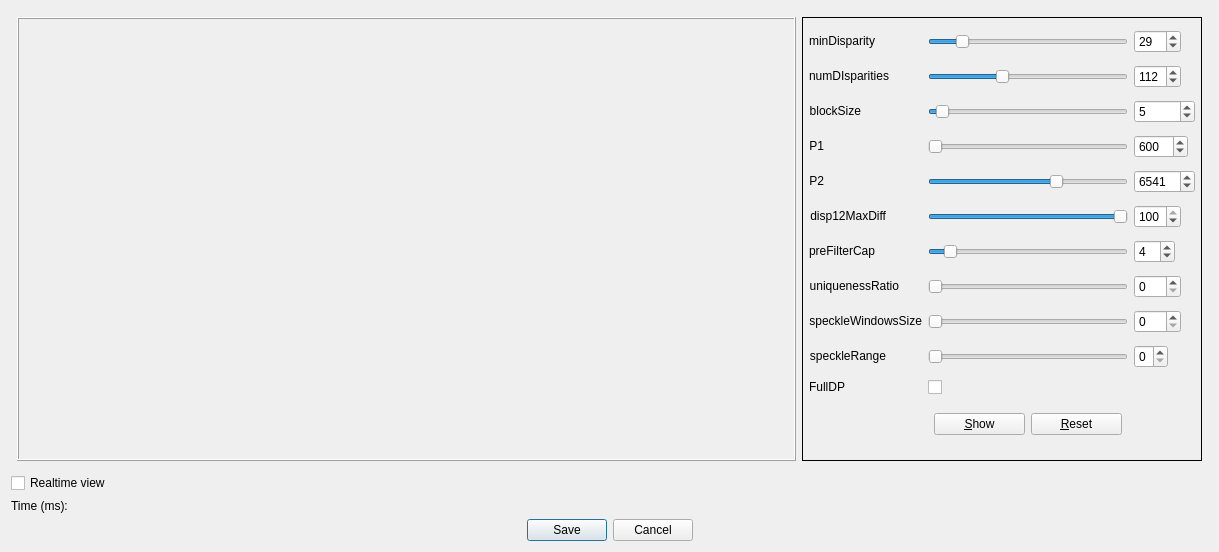
<?xml version="1.0" encoding="UTF-8"?>
<ui version="4.0">
 <class>SGBMParamDialog</class>
 <widget class="QDialog" name="SGBMParamDialog">
  <property name="geometry">
   <rect>
    <x>0</x>
    <y>0</y>
    <width>1219</width>
    <height>552</height>
   </rect>
  </property>
  <property name="windowTitle">
   <string>Dialog</string>
  </property>
  <layout class="QVBoxLayout" name="verticalLayout_2">
   <item>
    <layout class="QHBoxLayout" name="horizontalLayout">
     <property name="leftMargin">
      <number>6</number>
     </property>
     <property name="topMargin">
      <number>6</number>
     </property>
     <property name="rightMargin">
      <number>6</number>
     </property>
     <property name="bottomMargin">
      <number>6</number>
     </property>
     <item>
      <widget class="QFrame" name="boxImg">
       <property name="sizePolicy">
        <sizepolicy hsizetype="Expanding" vsizetype="Expanding">
         <horstretch>0</horstretch>
         <verstretch>0</verstretch>
        </sizepolicy>
       </property>
       <property name="frameShape">
        <enum>QFrame::Box</enum>
       </property>
       <property name="frameShadow">
        <enum>QFrame::Raised</enum>
       </property>
       <layout class="QVBoxLayout" name="verticalLayout">
        <item>
         <widget class="QLabel" name="imgView">
          <property name="sizePolicy">
           <sizepolicy hsizetype="Expanding" vsizetype="Expanding">
            <horstretch>0</horstretch>
            <verstretch>0</verstretch>
           </sizepolicy>
          </property>
          <property name="text">
           <string/>
          </property>
          <property name="alignment">
           <set>Qt::AlignCenter</set>
          </property>
         </widget>
        </item>
       </layout>
      </widget>
     </item>
     <item>
      <widget class="QFrame" name="frame">
       <property name="frameShape">
        <enum>QFrame::Box</enum>
       </property>
       <layout class="QGridLayout" name="gridLayout">
        <property name="leftMargin">
         <number>6</number>
        </property>
        <property name="topMargin">
         <number>6</number>
        </property>
        <property name="rightMargin">
         <number>6</number>
        </property>
        <property name="bottomMargin">
         <number>6</number>
        </property>
        <item row="14" column="0">
         <widget class="QLabel" name="label_8">
          <property name="sizePolicy">
           <sizepolicy hsizetype="Fixed" vsizetype="Fixed">
            <horstretch>0</horstretch>
            <verstretch>0</verstretch>
           </sizepolicy>
          </property>
          <property name="text">
           <string>uniquenessRatio</string>
          </property>
          <property name="alignment">
           <set>Qt::AlignRight|Qt::AlignTrailing|Qt::AlignVCenter</set>
          </property>
         </widget>
        </item>
        <item row="9" column="1">
         <widget class="QSlider" name="disp12_slider">
          <property name="sizePolicy">
           <sizepolicy hsizetype="Fixed" vsizetype="Fixed">
            <horstretch>0</horstretch>
            <verstretch>0</verstretch>
           </sizepolicy>
          </property>
          <property name="minimumSize">
           <size>
            <width>200</width>
            <height>0</height>
           </size>
          </property>
          <property name="maximum">
           <number>100</number>
          </property>
          <property name="value">
           <number>100</number>
          </property>
          <property name="orientation">
           <enum>Qt::Horizontal</enum>
          </property>
         </widget>
        </item>
        <item row="17" column="1">
         <widget class="QSlider" name="speckleRange_slider">
          <property name="sizePolicy">
           <sizepolicy hsizetype="Fixed" vsizetype="Fixed">
            <horstretch>0</horstretch>
            <verstretch>0</verstretch>
           </sizepolicy>
          </property>
          <property name="minimumSize">
           <size>
            <width>200</width>
            <height>0</height>
           </size>
          </property>
          <property name="maximum">
           <number>3</number>
          </property>
          <property name="pageStep">
           <number>2</number>
          </property>
          <property name="value">
           <number>0</number>
          </property>
          <property name="orientation">
           <enum>Qt::Horizontal</enum>
          </property>
         </widget>
        </item>
        <item row="5" column="1">
         <widget class="QSlider" name="P1_slider">
          <property name="sizePolicy">
           <sizepolicy hsizetype="Fixed" vsizetype="Fixed">
            <horstretch>0</horstretch>
            <verstretch>0</verstretch>
           </sizepolicy>
          </property>
          <property name="minimumSize">
           <size>
            <width>200</width>
            <height>0</height>
           </size>
          </property>
          <property name="maximum">
           <number>5000</number>
          </property>
          <property name="value">
           <number>0</number>
          </property>
          <property name="orientation">
           <enum>Qt::Horizontal</enum>
          </property>
         </widget>
        </item>
        <item row="11" column="0">
         <widget class="QLabel" name="label_7">
          <property name="sizePolicy">
           <sizepolicy hsizetype="Fixed" vsizetype="Fixed">
            <horstretch>0</horstretch>
            <verstretch>0</verstretch>
           </sizepolicy>
          </property>
          <property name="text">
           <string>preFilterCap</string>
          </property>
          <property name="alignment">
           <set>Qt::AlignRight|Qt::AlignTrailing|Qt::AlignVCenter</set>
          </property>
         </widget>
        </item>
        <item row="9" column="3">
         <widget class="QSpinBox" name="disp12_spin">
          <property name="sizePolicy">
           <sizepolicy hsizetype="Fixed" vsizetype="Fixed">
            <horstretch>0</horstretch>
            <verstretch>0</verstretch>
           </sizepolicy>
          </property>
          <property name="maximum">
           <number>100</number>
          </property>
          <property name="value">
           <number>100</number>
          </property>
         </widget>
        </item>
        <item row="5" column="0">
         <widget class="QLabel" name="label_4">
          <property name="sizePolicy">
           <sizepolicy hsizetype="Fixed" vsizetype="Fixed">
            <horstretch>0</horstretch>
            <verstretch>0</verstretch>
           </sizepolicy>
          </property>
          <property name="text">
           <string>P1</string>
          </property>
          <property name="alignment">
           <set>Qt::AlignRight|Qt::AlignTrailing|Qt::AlignVCenter</set>
          </property>
         </widget>
        </item>
        <item row="5" column="3">
         <widget class="QSpinBox" name="P1_spin">
          <property name="sizePolicy">
           <sizepolicy hsizetype="Fixed" vsizetype="Fixed">
            <horstretch>0</horstretch>
            <verstretch>0</verstretch>
           </sizepolicy>
          </property>
          <property name="maximum">
           <number>5000</number>
          </property>
          <property name="value">
           <number>600</number>
          </property>
         </widget>
        </item>
        <item row="7" column="0">
         <widget class="QLabel" name="label_5">
          <property name="sizePolicy">
           <sizepolicy hsizetype="Fixed" vsizetype="Fixed">
            <horstretch>0</horstretch>
            <verstretch>0</verstretch>
           </sizepolicy>
          </property>
          <property name="text">
           <string>P2</string>
          </property>
          <property name="alignment">
           <set>Qt::AlignRight|Qt::AlignTrailing|Qt::AlignVCenter</set>
          </property>
         </widget>
        </item>
        <item row="1" column="1">
         <widget class="QSlider" name="numDisparities_slider">
          <property name="sizePolicy">
           <sizepolicy hsizetype="Fixed" vsizetype="Fixed">
            <horstretch>0</horstretch>
            <verstretch>0</verstretch>
           </sizepolicy>
          </property>
          <property name="minimumSize">
           <size>
            <width>200</width>
            <height>0</height>
           </size>
          </property>
          <property name="minimum">
           <number>16</number>
          </property>
          <property name="maximum">
           <number>280</number>
          </property>
          <property name="singleStep">
           <number>16</number>
          </property>
          <property name="pageStep">
           <number>16</number>
          </property>
          <property name="value">
           <number>112</number>
          </property>
          <property name="orientation">
           <enum>Qt::Horizontal</enum>
          </property>
          <property name="tickInterval">
           <number>16</number>
          </property>
         </widget>
        </item>
        <item row="7" column="3">
         <widget class="QSpinBox" name="P2_spin">
          <property name="sizePolicy">
           <sizepolicy hsizetype="Fixed" vsizetype="Fixed">
            <horstretch>0</horstretch>
            <verstretch>0</verstretch>
           </sizepolicy>
          </property>
          <property name="maximum">
           <number>10000</number>
          </property>
          <property name="value">
           <number>6541</number>
          </property>
         </widget>
        </item>
        <item row="14" column="1">
         <widget class="QSlider" name="uniquenessRatio_slider">
          <property name="sizePolicy">
           <sizepolicy hsizetype="Fixed" vsizetype="Fixed">
            <horstretch>0</horstretch>
            <verstretch>0</verstretch>
           </sizepolicy>
          </property>
          <property name="minimumSize">
           <size>
            <width>200</width>
            <height>0</height>
           </size>
          </property>
          <property name="minimum">
           <number>0</number>
          </property>
          <property name="maximum">
           <number>100</number>
          </property>
          <property name="value">
           <number>0</number>
          </property>
          <property name="orientation">
           <enum>Qt::Horizontal</enum>
          </property>
         </widget>
        </item>
        <item row="1" column="3">
         <widget class="QSpinBox" name="numDisparities_spin">
          <property name="sizePolicy">
           <sizepolicy hsizetype="Fixed" vsizetype="Fixed">
            <horstretch>0</horstretch>
            <verstretch>0</verstretch>
           </sizepolicy>
          </property>
          <property name="minimum">
           <number>16</number>
          </property>
          <property name="maximum">
           <number>280</number>
          </property>
          <property name="singleStep">
           <number>16</number>
          </property>
          <property name="value">
           <number>112</number>
          </property>
         </widget>
        </item>
        <item row="0" column="1">
         <widget class="QSlider" name="minDisparity_slider">
          <property name="sizePolicy">
           <sizepolicy hsizetype="Minimum" vsizetype="Fixed">
            <horstretch>0</horstretch>
            <verstretch>0</verstretch>
           </sizepolicy>
          </property>
          <property name="minimumSize">
           <size>
            <width>200</width>
            <height>0</height>
           </size>
          </property>
          <property name="minimum">
           <number>0</number>
          </property>
          <property name="maximum">
           <number>200</number>
          </property>
          <property name="value">
           <number>29</number>
          </property>
          <property name="orientation">
           <enum>Qt::Horizontal</enum>
          </property>
         </widget>
        </item>
        <item row="0" column="0">
         <widget class="QLabel" name="label">
          <property name="sizePolicy">
           <sizepolicy hsizetype="Fixed" vsizetype="Fixed">
            <horstretch>0</horstretch>
            <verstretch>0</verstretch>
           </sizepolicy>
          </property>
          <property name="text">
           <string>minDisparity</string>
          </property>
          <property name="alignment">
           <set>Qt::AlignRight|Qt::AlignTrailing|Qt::AlignVCenter</set>
          </property>
          <property name="wordWrap">
           <bool>false</bool>
          </property>
         </widget>
        </item>
        <item row="2" column="0">
         <widget class="QLabel" name="label_3">
          <property name="sizePolicy">
           <sizepolicy hsizetype="Fixed" vsizetype="Fixed">
            <horstretch>0</horstretch>
            <verstretch>0</verstretch>
           </sizepolicy>
          </property>
          <property name="text">
           <string>blockSize</string>
          </property>
          <property name="alignment">
           <set>Qt::AlignRight|Qt::AlignTrailing|Qt::AlignVCenter</set>
          </property>
         </widget>
        </item>
        <item row="9" column="0">
         <widget class="QLabel" name="label_6">
          <property name="sizePolicy">
           <sizepolicy hsizetype="Fixed" vsizetype="Fixed">
            <horstretch>0</horstretch>
            <verstretch>0</verstretch>
           </sizepolicy>
          </property>
          <property name="text">
           <string>disp12MaxDiff</string>
          </property>
          <property name="alignment">
           <set>Qt::AlignRight|Qt::AlignTrailing|Qt::AlignVCenter</set>
          </property>
         </widget>
        </item>
        <item row="0" column="3">
         <widget class="QSpinBox" name="minDisparity_spin">
          <property name="sizePolicy">
           <sizepolicy hsizetype="Fixed" vsizetype="Fixed">
            <horstretch>0</horstretch>
            <verstretch>0</verstretch>
           </sizepolicy>
          </property>
          <property name="minimum">
           <number>0</number>
          </property>
          <property name="maximum">
           <number>200</number>
          </property>
          <property name="value">
           <number>29</number>
          </property>
         </widget>
        </item>
        <item row="17" column="3">
         <widget class="QSpinBox" name="speckleRange_spin">
          <property name="sizePolicy">
           <sizepolicy hsizetype="Fixed" vsizetype="Fixed">
            <horstretch>0</horstretch>
            <verstretch>0</verstretch>
           </sizepolicy>
          </property>
          <property name="maximum">
           <number>3</number>
          </property>
          <property name="value">
           <number>0</number>
          </property>
         </widget>
        </item>
        <item row="23" column="1">
         <layout class="QHBoxLayout" name="horizontalLayout_2">
          <property name="leftMargin">
           <number>6</number>
          </property>
          <property name="topMargin">
           <number>6</number>
          </property>
          <property name="rightMargin">
           <number>6</number>
          </property>
          <property name="bottomMargin">
           <number>6</number>
          </property>
          <item>
           <widget class="QPushButton" name="btnShow">
            <property name="text">
             <string>&amp;Show</string>
            </property>
           </widget>
          </item>
          <item>
           <widget class="QPushButton" name="btnReset">
            <property name="text">
             <string>&amp;Reset</string>
            </property>
           </widget>
          </item>
         </layout>
        </item>
        <item row="14" column="3">
         <widget class="QSpinBox" name="uniquenessRatio_spin">
          <property name="sizePolicy">
           <sizepolicy hsizetype="Fixed" vsizetype="Fixed">
            <horstretch>0</horstretch>
            <verstretch>0</verstretch>
           </sizepolicy>
          </property>
          <property name="minimum">
           <number>0</number>
          </property>
          <property name="maximum">
           <number>100</number>
          </property>
          <property name="value">
           <number>0</number>
          </property>
         </widget>
        </item>
        <item row="20" column="0">
         <widget class="QLabel" name="label_11">
          <property name="sizePolicy">
           <sizepolicy hsizetype="Fixed" vsizetype="Fixed">
            <horstretch>0</horstretch>
            <verstretch>0</verstretch>
           </sizepolicy>
          </property>
          <property name="text">
           <string>FullDP</string>
          </property>
          <property name="alignment">
           <set>Qt::AlignRight|Qt::AlignTrailing|Qt::AlignVCenter</set>
          </property>
         </widget>
        </item>
        <item row="11" column="1">
         <widget class="QSlider" name="preFilterCap_slider">
          <property name="sizePolicy">
           <sizepolicy hsizetype="Fixed" vsizetype="Fixed">
            <horstretch>0</horstretch>
            <verstretch>0</verstretch>
           </sizepolicy>
          </property>
          <property name="minimumSize">
           <size>
            <width>200</width>
            <height>0</height>
           </size>
          </property>
          <property name="maximum">
           <number>50</number>
          </property>
          <property name="value">
           <number>4</number>
          </property>
          <property name="orientation">
           <enum>Qt::Horizontal</enum>
          </property>
         </widget>
        </item>
        <item row="1" column="0">
         <widget class="QLabel" name="label_2">
          <property name="sizePolicy">
           <sizepolicy hsizetype="Fixed" vsizetype="Fixed">
            <horstretch>0</horstretch>
            <verstretch>0</verstretch>
           </sizepolicy>
          </property>
          <property name="text">
           <string>numDIsparities</string>
          </property>
          <property name="alignment">
           <set>Qt::AlignRight|Qt::AlignTrailing|Qt::AlignVCenter</set>
          </property>
         </widget>
        </item>
        <item row="17" column="0">
         <widget class="QLabel" name="label_10">
          <property name="sizePolicy">
           <sizepolicy hsizetype="Fixed" vsizetype="Fixed">
            <horstretch>0</horstretch>
            <verstretch>0</verstretch>
           </sizepolicy>
          </property>
          <property name="text">
           <string>speckleRange</string>
          </property>
          <property name="alignment">
           <set>Qt::AlignRight|Qt::AlignTrailing|Qt::AlignVCenter</set>
          </property>
         </widget>
        </item>
        <item row="2" column="1">
         <widget class="QSlider" name="blockSize_slider">
          <property name="sizePolicy">
           <sizepolicy hsizetype="Fixed" vsizetype="Fixed">
            <horstretch>0</horstretch>
            <verstretch>0</verstretch>
           </sizepolicy>
          </property>
          <property name="minimumSize">
           <size>
            <width>200</width>
            <height>0</height>
           </size>
          </property>
          <property name="minimum">
           <number>1</number>
          </property>
          <property name="maximum">
           <number>101</number>
          </property>
          <property name="singleStep">
           <number>2</number>
          </property>
          <property name="value">
           <number>5</number>
          </property>
          <property name="orientation">
           <enum>Qt::Horizontal</enum>
          </property>
          <property name="tickInterval">
           <number>2</number>
          </property>
         </widget>
        </item>
        <item row="2" column="3">
         <widget class="QSpinBox" name="blockSize_spin">
          <property name="minimum">
           <number>1</number>
          </property>
          <property name="maximum">
           <number>101</number>
          </property>
          <property name="singleStep">
           <number>2</number>
          </property>
          <property name="value">
           <number>5</number>
          </property>
         </widget>
        </item>
        <item row="7" column="1">
         <widget class="QSlider" name="P2_slider">
          <property name="sizePolicy">
           <sizepolicy hsizetype="Fixed" vsizetype="Fixed">
            <horstretch>0</horstretch>
            <verstretch>0</verstretch>
           </sizepolicy>
          </property>
          <property name="minimumSize">
           <size>
            <width>200</width>
            <height>0</height>
           </size>
          </property>
          <property name="maximum">
           <number>10000</number>
          </property>
          <property name="value">
           <number>6541</number>
          </property>
          <property name="orientation">
           <enum>Qt::Horizontal</enum>
          </property>
         </widget>
        </item>
        <item row="11" column="3">
         <widget class="QSpinBox" name="preFilterCap_spin">
          <property name="sizePolicy">
           <sizepolicy hsizetype="Fixed" vsizetype="Fixed">
            <horstretch>0</horstretch>
            <verstretch>0</verstretch>
           </sizepolicy>
          </property>
          <property name="maximum">
           <number>50</number>
          </property>
          <property name="value">
           <number>4</number>
          </property>
         </widget>
        </item>
        <item row="15" column="0">
         <widget class="QLabel" name="label_9">
          <property name="sizePolicy">
           <sizepolicy hsizetype="Fixed" vsizetype="Fixed">
            <horstretch>0</horstretch>
            <verstretch>0</verstretch>
           </sizepolicy>
          </property>
          <property name="text">
           <string>speckleWindowsSize</string>
          </property>
          <property name="alignment">
           <set>Qt::AlignRight|Qt::AlignTrailing|Qt::AlignVCenter</set>
          </property>
         </widget>
        </item>
        <item row="15" column="3">
         <widget class="QSpinBox" name="speckleWindowsSize_spin">
          <property name="sizePolicy">
           <sizepolicy hsizetype="Fixed" vsizetype="Fixed">
            <horstretch>0</horstretch>
            <verstretch>0</verstretch>
           </sizepolicy>
          </property>
          <property name="maximum">
           <number>500</number>
          </property>
          <property name="value">
           <number>0</number>
          </property>
         </widget>
        </item>
        <item row="15" column="1">
         <widget class="QSlider" name="speckleWindowsSize_slider">
          <property name="sizePolicy">
           <sizepolicy hsizetype="Fixed" vsizetype="Fixed">
            <horstretch>0</horstretch>
            <verstretch>0</verstretch>
           </sizepolicy>
          </property>
          <property name="minimumSize">
           <size>
            <width>200</width>
            <height>0</height>
           </size>
          </property>
          <property name="maximum">
           <number>500</number>
          </property>
          <property name="value">
           <number>0</number>
          </property>
          <property name="orientation">
           <enum>Qt::Horizontal</enum>
          </property>
         </widget>
        </item>
        <item row="20" column="1">
         <widget class="QCheckBox" name="FullDP_cb">
          <property name="text">
           <string/>
          </property>
         </widget>
        </item>
       </layout>
      </widget>
     </item>
    </layout>
   </item>
   <item>
    <widget class="QCheckBox" name="cbRealTime">
     <property name="text">
      <string>Realtime view</string>
     </property>
    </widget>
   </item>
   <item>
    <widget class="QLabel" name="labelTime">
     <property name="text">
      <string>Time (ms):</string>
     </property>
    </widget>
   </item>
   <item>
    <widget class="QDialogButtonBox" name="buttonBox">
     <property name="orientation">
      <enum>Qt::Horizontal</enum>
     </property>
     <property name="standardButtons">
      <set>QDialogButtonBox::Cancel|QDialogButtonBox::Save</set>
     </property>
     <property name="centerButtons">
      <bool>true</bool>
     </property>
    </widget>
   </item>
  </layout>
 </widget>
 <resources/>
 <connections>
  <connection>
   <sender>buttonBox</sender>
   <signal>accepted()</signal>
   <receiver>SGBMParamDialog</receiver>
   <slot>accept()</slot>
   <hints>
    <hint type="sourcelabel">
     <x>275</x>
     <y>542</y>
    </hint>
    <hint type="destinationlabel">
     <x>157</x>
     <y>274</y>
    </hint>
   </hints>
  </connection>
  <connection>
   <sender>buttonBox</sender>
   <signal>rejected()</signal>
   <receiver>SGBMParamDialog</receiver>
   <slot>reject()</slot>
   <hints>
    <hint type="sourcelabel">
     <x>343</x>
     <y>542</y>
    </hint>
    <hint type="destinationlabel">
     <x>286</x>
     <y>274</y>
    </hint>
   </hints>
  </connection>
  <connection>
   <sender>numDisparities_slider</sender>
   <signal>valueChanged(int)</signal>
   <receiver>numDisparities_spin</receiver>
   <slot>setValue(int)</slot>
   <hints>
    <hint type="sourcelabel">
     <x>1123</x>
     <y>78</y>
    </hint>
    <hint type="destinationlabel">
     <x>1168</x>
     <y>67</y>
    </hint>
   </hints>
  </connection>
  <connection>
   <sender>numDisparities_spin</sender>
   <signal>valueChanged(int)</signal>
   <receiver>numDisparities_slider</receiver>
   <slot>setValue(int)</slot>
   <hints>
    <hint type="sourcelabel">
     <x>1187</x>
     <y>85</y>
    </hint>
    <hint type="destinationlabel">
     <x>1036</x>
     <y>68</y>
    </hint>
   </hints>
  </connection>
  <connection>
   <sender>P1_slider</sender>
   <signal>valueChanged(int)</signal>
   <receiver>P1_spin</receiver>
   <slot>setValue(int)</slot>
   <hints>
    <hint type="sourcelabel">
     <x>1123</x>
     <y>148</y>
    </hint>
    <hint type="destinationlabel">
     <x>1196</x>
     <y>155</y>
    </hint>
   </hints>
  </connection>
  <connection>
   <sender>P1_spin</sender>
   <signal>valueChanged(int)</signal>
   <receiver>P1_slider</receiver>
   <slot>setValue(int)</slot>
   <hints>
    <hint type="sourcelabel">
     <x>1196</x>
     <y>155</y>
    </hint>
    <hint type="destinationlabel">
     <x>1123</x>
     <y>148</y>
    </hint>
   </hints>
  </connection>
  <connection>
   <sender>P2_slider</sender>
   <signal>valueChanged(int)</signal>
   <receiver>P2_spin</receiver>
   <slot>setValue(int)</slot>
   <hints>
    <hint type="sourcelabel">
     <x>1123</x>
     <y>183</y>
    </hint>
    <hint type="destinationlabel">
     <x>1196</x>
     <y>190</y>
    </hint>
   </hints>
  </connection>
  <connection>
   <sender>P2_spin</sender>
   <signal>valueChanged(int)</signal>
   <receiver>P2_slider</receiver>
   <slot>setValue(int)</slot>
   <hints>
    <hint type="sourcelabel">
     <x>1196</x>
     <y>190</y>
    </hint>
    <hint type="destinationlabel">
     <x>1123</x>
     <y>183</y>
    </hint>
   </hints>
  </connection>
  <connection>
   <sender>disp12_slider</sender>
   <signal>valueChanged(int)</signal>
   <receiver>disp12_spin</receiver>
   <slot>setValue(int)</slot>
   <hints>
    <hint type="sourcelabel">
     <x>1123</x>
     <y>218</y>
    </hint>
    <hint type="destinationlabel">
     <x>1187</x>
     <y>225</y>
    </hint>
   </hints>
  </connection>
  <connection>
   <sender>disp12_spin</sender>
   <signal>valueChanged(int)</signal>
   <receiver>disp12_slider</receiver>
   <slot>setValue(int)</slot>
   <hints>
    <hint type="sourcelabel">
     <x>1187</x>
     <y>225</y>
    </hint>
    <hint type="destinationlabel">
     <x>1123</x>
     <y>218</y>
    </hint>
   </hints>
  </connection>
  <connection>
   <sender>blockSize_spin</sender>
   <signal>valueChanged(int)</signal>
   <receiver>blockSize_slider</receiver>
   <slot>setValue(int)</slot>
   <hints>
    <hint type="sourcelabel">
     <x>1196</x>
     <y>120</y>
    </hint>
    <hint type="destinationlabel">
     <x>1123</x>
     <y>113</y>
    </hint>
   </hints>
  </connection>
  <connection>
   <sender>blockSize_slider</sender>
   <signal>valueChanged(int)</signal>
   <receiver>blockSize_spin</receiver>
   <slot>setValue(int)</slot>
   <hints>
    <hint type="sourcelabel">
     <x>1123</x>
     <y>113</y>
    </hint>
    <hint type="destinationlabel">
     <x>1196</x>
     <y>120</y>
    </hint>
   </hints>
  </connection>
  <connection>
   <sender>preFilterCap_spin</sender>
   <signal>valueChanged(int)</signal>
   <receiver>preFilterCap_slider</receiver>
   <slot>setValue(int)</slot>
   <hints>
    <hint type="sourcelabel">
     <x>1178</x>
     <y>260</y>
    </hint>
    <hint type="destinationlabel">
     <x>1123</x>
     <y>253</y>
    </hint>
   </hints>
  </connection>
  <connection>
   <sender>preFilterCap_slider</sender>
   <signal>valueChanged(int)</signal>
   <receiver>preFilterCap_spin</receiver>
   <slot>setValue(int)</slot>
   <hints>
    <hint type="sourcelabel">
     <x>1123</x>
     <y>253</y>
    </hint>
    <hint type="destinationlabel">
     <x>1178</x>
     <y>260</y>
    </hint>
   </hints>
  </connection>
  <connection>
   <sender>uniquenessRatio_slider</sender>
   <signal>valueChanged(int)</signal>
   <receiver>uniquenessRatio_spin</receiver>
   <slot>setValue(int)</slot>
   <hints>
    <hint type="sourcelabel">
     <x>1123</x>
     <y>288</y>
    </hint>
    <hint type="destinationlabel">
     <x>1178</x>
     <y>295</y>
    </hint>
   </hints>
  </connection>
  <connection>
   <sender>uniquenessRatio_spin</sender>
   <signal>valueChanged(int)</signal>
   <receiver>uniquenessRatio_slider</receiver>
   <slot>setValue(int)</slot>
   <hints>
    <hint type="sourcelabel">
     <x>1178</x>
     <y>295</y>
    </hint>
    <hint type="destinationlabel">
     <x>1123</x>
     <y>288</y>
    </hint>
   </hints>
  </connection>
  <connection>
   <sender>speckleRange_slider</sender>
   <signal>valueChanged(int)</signal>
   <receiver>speckleRange_spin</receiver>
   <slot>setValue(int)</slot>
   <hints>
    <hint type="sourcelabel">
     <x>1123</x>
     <y>358</y>
    </hint>
    <hint type="destinationlabel">
     <x>1170</x>
     <y>365</y>
    </hint>
   </hints>
  </connection>
  <connection>
   <sender>speckleRange_spin</sender>
   <signal>valueChanged(int)</signal>
   <receiver>speckleRange_slider</receiver>
   <slot>setValue(int)</slot>
   <hints>
    <hint type="sourcelabel">
     <x>1170</x>
     <y>365</y>
    </hint>
    <hint type="destinationlabel">
     <x>1123</x>
     <y>358</y>
    </hint>
   </hints>
  </connection>
  <connection>
   <sender>speckleWindowsSize_slider</sender>
   <signal>valueChanged(int)</signal>
   <receiver>speckleWindowsSize_spin</receiver>
   <slot>setValue(int)</slot>
   <hints>
    <hint type="sourcelabel">
     <x>1123</x>
     <y>323</y>
    </hint>
    <hint type="destinationlabel">
     <x>1187</x>
     <y>330</y>
    </hint>
   </hints>
  </connection>
  <connection>
   <sender>speckleWindowsSize_spin</sender>
   <signal>valueChanged(int)</signal>
   <receiver>speckleWindowsSize_slider</receiver>
   <slot>setValue(int)</slot>
   <hints>
    <hint type="sourcelabel">
     <x>1187</x>
     <y>330</y>
    </hint>
    <hint type="destinationlabel">
     <x>1123</x>
     <y>323</y>
    </hint>
   </hints>
  </connection>
  <connection>
   <sender>minDisparity_slider</sender>
   <signal>valueChanged(int)</signal>
   <receiver>minDisparity_spin</receiver>
   <slot>setValue(int)</slot>
   <hints>
    <hint type="sourcelabel">
     <x>1079</x>
     <y>35</y>
    </hint>
    <hint type="destinationlabel">
     <x>1175</x>
     <y>33</y>
    </hint>
   </hints>
  </connection>
  <connection>
   <sender>minDisparity_spin</sender>
   <signal>valueChanged(int)</signal>
   <receiver>minDisparity_slider</receiver>
   <slot>setValue(int)</slot>
   <hints>
    <hint type="sourcelabel">
     <x>1166</x>
     <y>39</y>
    </hint>
    <hint type="destinationlabel">
     <x>987</x>
     <y>35</y>
    </hint>
   </hints>
  </connection>
 </connections>
</ui>
